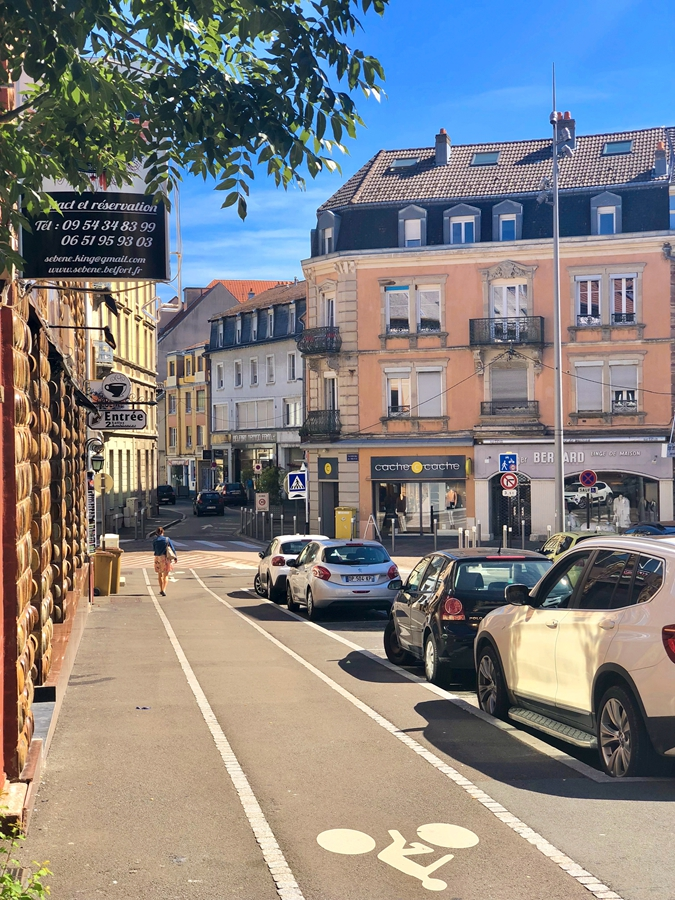
#> input picture 1.jpg, 675 x 900 px
$ jupyter execute '20 opencv 图片旋转.ipynb'
#> lines starting #> are read from the running program, lines starting #| are printed output that depends on the picture
[cell 1]
import cv2
import numpy as np
img = cv2.imread('1.jpg',1)
#> img is the input picture: shape (900, 675, 3); mean B, G, R 130, 129.9, 131.7
cv2.imshow('src',img)
imgInfo = img.shape
#> imgInfo = (900, 675, 3)
height = imgInfo[0]
#> height = 900
width = imgInfo[1]
#> width = 675
deep = imgInfo[2]
#> deep = 3

matRotate = cv2.getRotationMatrix2D((height*0.5,width*0.5),45,0.5)#参数1：旋转中心店 2：角度 3：缩放系数
dst = cv2.warpAffine(img,matRotate,(height,width))
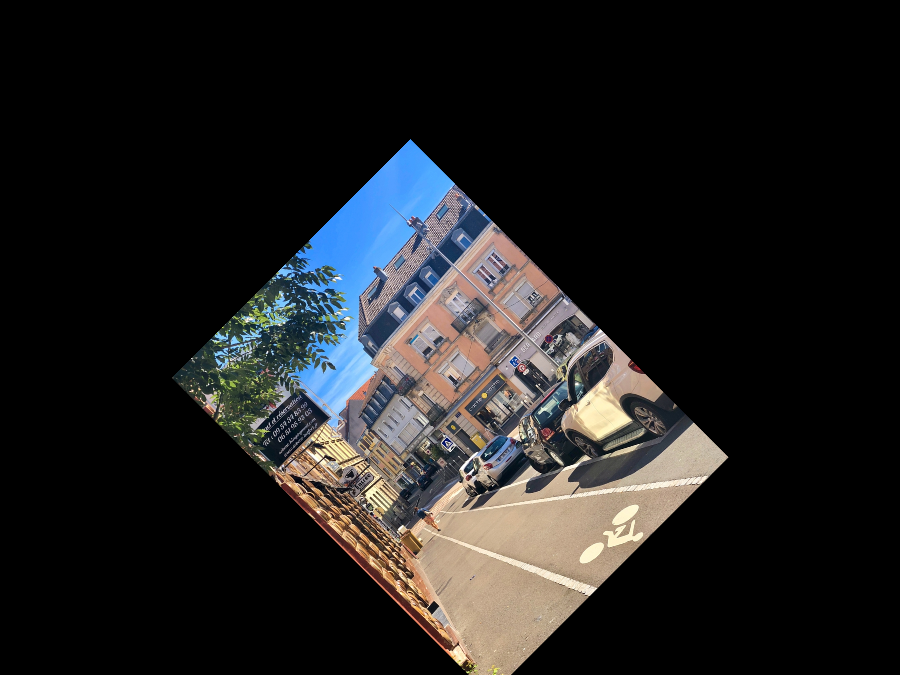
#> dst: shape (675, 900, 3); mean B, G, R 32.4, 32.4, 32.8
cv2.imshow('dst',dst)
cv2.waitKey(0)
